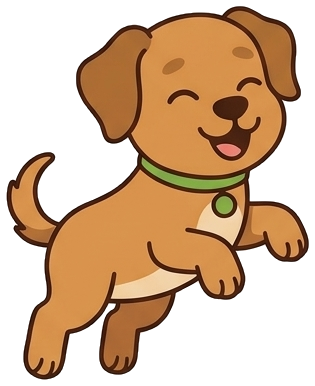
#> input picture art/puppy/celebrating.png, 315 x 386 px, given in place of standing.png, which was not available
$ python app.py
#> lines starting #> are read from the running program, lines starting #| are printed output that depends on the picture
# Copy the art the new app uses into app/, shrunk for phones.
# Run from the repo root: python3 tools/art/app.py  (needs Pillow)
#
# - The poses of Oreo the app shows, as WebP, about twice the size they are shown at.
# - The app icon, from the puppy's head.
# - The garden path: stone, signpost, bush, kennel, the fence, and the treasures that sit on stones.
# Nothing else from art/ goes into the app. Add a pose to POSES when the app starts using it.
import os
from PIL import Image

POSES = ['standing', 'thinking', 'happy', 'not-yet', 'pointing', 'celebrating', 'proud', 'hello', 'listening', 'sleeping', 'digging']
LONG_SIDE = 264          # shown at up to 130 px, so about 2x
PAPER = (243, 246, 251)  # --paper, the app's background

def trimmed(name):
#> called with name = 'standing'
    im = Image.open(f'art/puppy/{name}.png').convert('RGBA')
#> im is the input picture: PIL image 315x386 RGBA; mean R, G, B, A 213.4, 182.6, 153.5, 135.4
    return im.crop(im.getbbox())
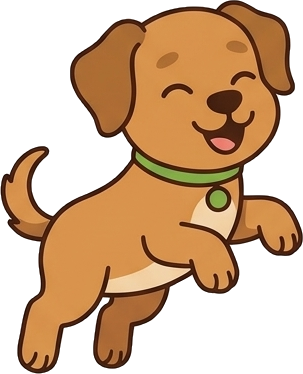
#> returned value: PIL image 303x374 RGBA; mean R, G, B, A 210.4, 177.3, 146.1, 145.3; transparent parts drawn white

os.makedirs('app/src/art/oreo', exist_ok=True)
for name in POSES:
    im = trimmed(name)
    k = min(1, LONG_SIDE / max(im.size))
#> k = 0.706
    im = im.resize((round(im.width * k), round(im.height * k)), Image.LANCZOS)
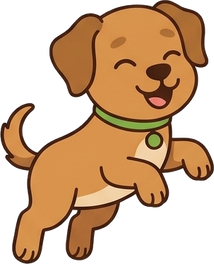
#> im: PIL image 214x264 RGBA; mean R, G, B, A 105.9, 72.6, 41.4, 145.4; transparent parts drawn white
    out = f'app/src/art/oreo/{name}.webp'
    im.save(out, 'WEBP', quality=86, method=6)
    print(f'{out}  {im.width}x{im.height}  {os.path.getsize(out) / 1000:.1f} kB')
#| app/src/art/oreo/standing.webp  214x264  15.7 kB
#> pass 2 of the loop `for name in POSES:`:
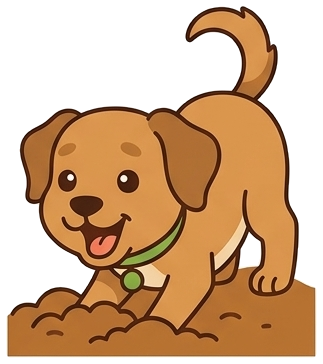
#> input picture art/puppy/digging.png, 323 x 364 px, given in place of thinking.png, which was not available
#> in trimmed, im is the input picture: PIL image 323x364 RGBA; mean R, G, B, A 209.9, 173.8, 139.8, 151.9
#> in trimmed (call 2), `return im.crop(im.getbbox())`:
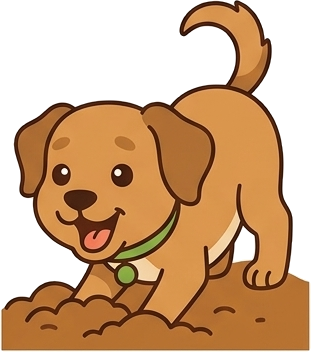
#> returned value: PIL image 311x352 RGBA; mean R, G, B, A 206.6, 167.9, 131.3, 163.2; transparent parts drawn white
#> `im = im.resize((round(im.width * k), round(im.height * k)), Image.LANC..`:
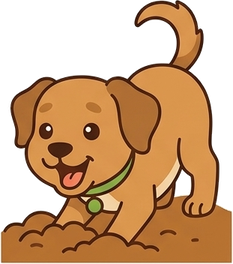
#> im: PIL image 233x264 RGBA; mean R, G, B, A 118.8, 80, 43.5, 163.2; transparent parts drawn white
#| app/src/art/oreo/thinking.webp  233x264  13.9 kB
#> (the run stopped early here; a loop or call above may not have finished)
